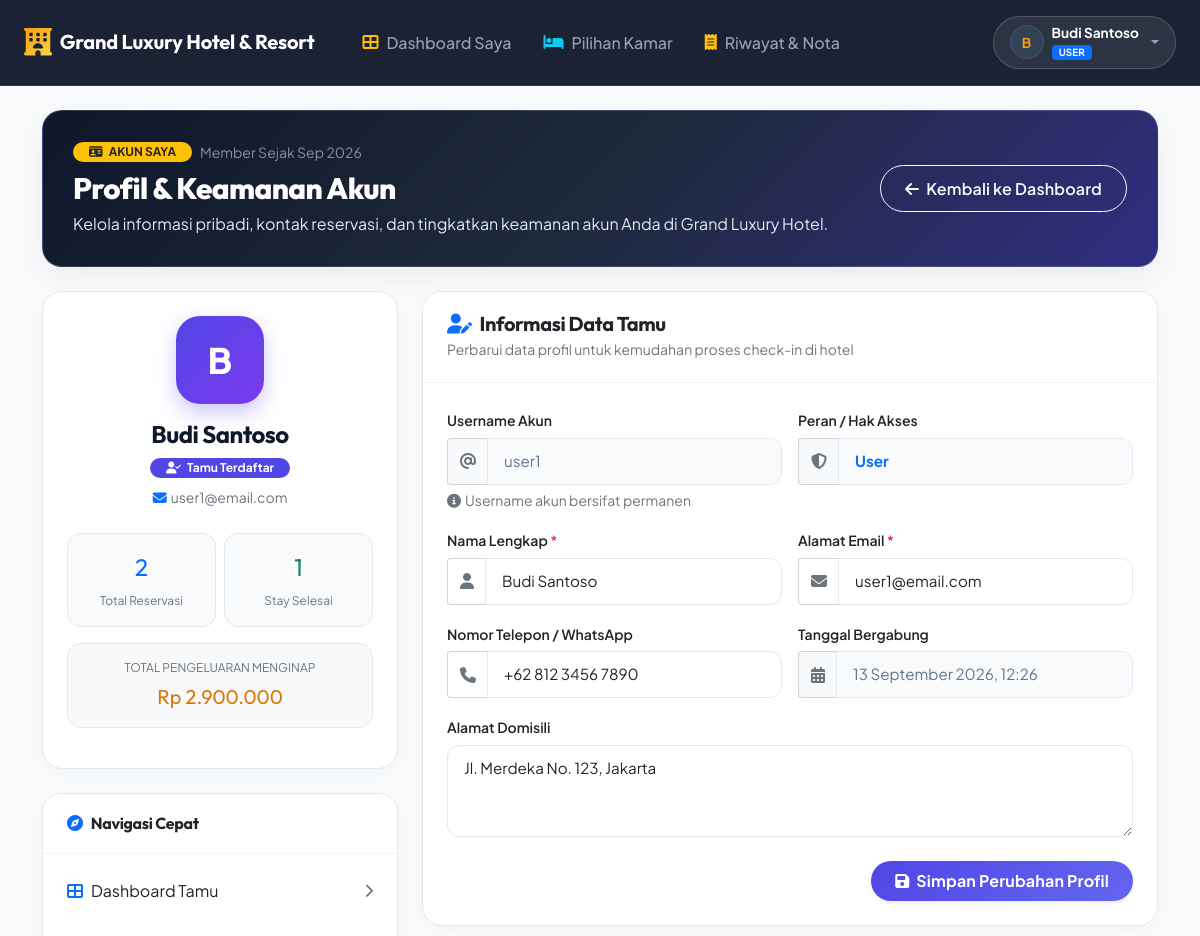
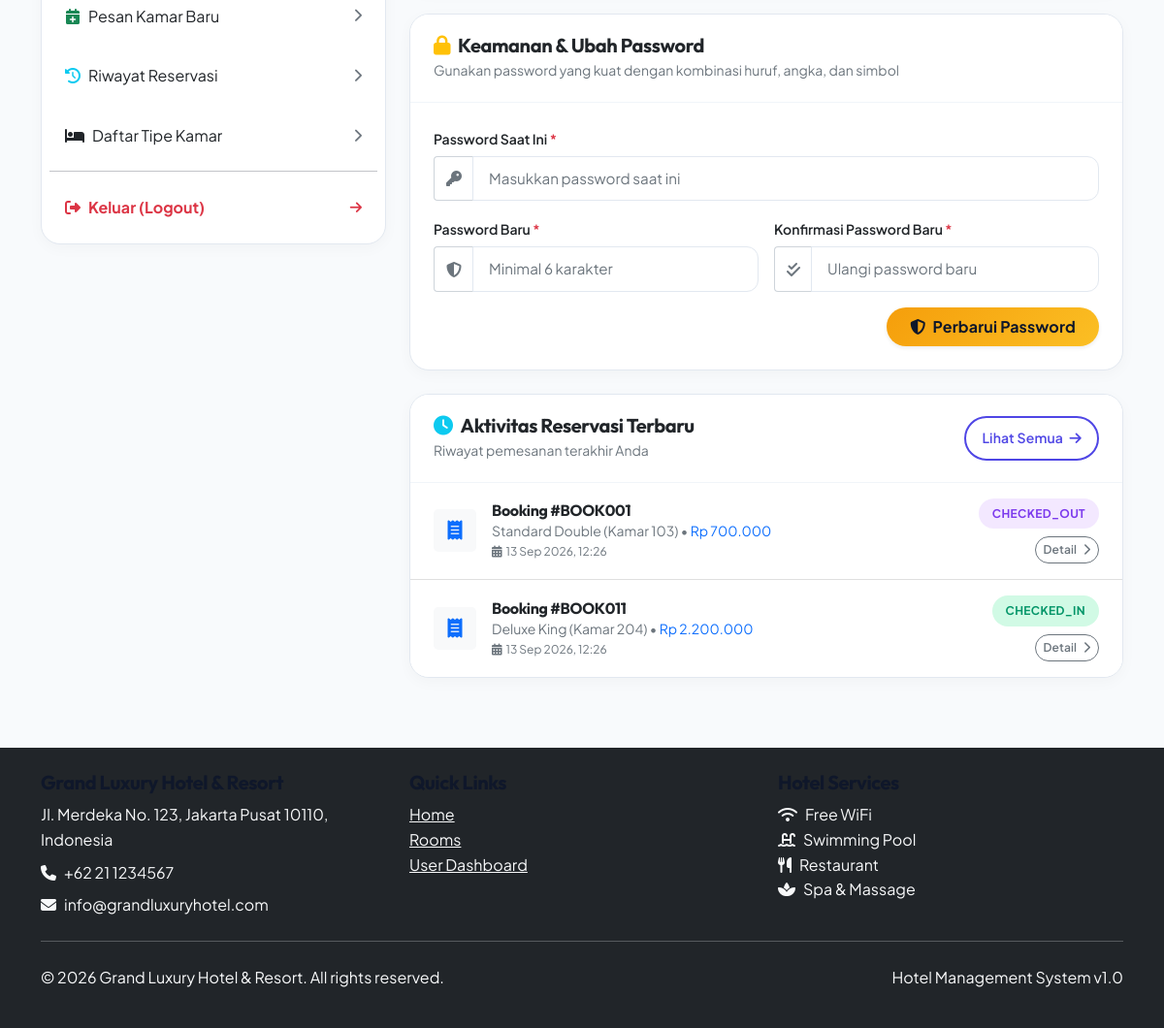
/user/profile.php (signed in), run on the app's committed database (2 pictures, top to bottom).
### tables this page shows
CREATE TABLE users (
    id INT PRIMARY KEY AUTO_INCREMENT,
    username VARCHAR(50) UNIQUE NOT NULL,
    password VARCHAR(255) NOT NULL,
    email VARCHAR(100) UNIQUE NOT NULL,
    full_name VARCHAR(100) NOT NULL,
    phone VARCHAR(20),
    address TEXT,
    role ENUM('admin','user','receptionist') DEFAULT 'user',
    is_active BOOLEAN DEFAULT TRUE,
    last_login TIMESTAMP NULL,
    created_at TIMESTAMP DEFAULT CURRENT_TIMESTAMP,
    updated_at TIMESTAMP DEFAULT CURRENT_TIMESTAMP ON UPDATE CURRENT_TIMESTAMP
);

CREATE TABLE bookings (
    id INT PRIMARY KEY AUTO_INCREMENT,
    booking_code VARCHAR(20) UNIQUE NOT NULL,
    customer_id INT,
    user_id INT,
    check_in DATE NOT NULL,
    check_out DATE NOT NULL,
    total_nights INT,
    total_guests INT DEFAULT 1,
    total_amount DECIMAL(10,2) NOT NULL,
    discount_amount DECIMAL(10,2) DEFAULT 0,
    final_amount DECIMAL(10,2) NOT NULL,
    status ENUM('pending','confirmed','checked_in','checked_out','cancelled','no_show') DEFAULT 'pending',
    special_requests TEXT,
    adults INT DEFAULT 1,
    children INT DEFAULT 0,
    created_at TIMESTAMP DEFAULT CURRENT_TIMESTAMP,
    updated_at TIMESTAMP DEFAULT CURRENT_TIMESTAMP ON UPDATE CURRENT_TIMESTAMP,
    FOREIGN KEY (customer_id) REFERENCES customers(id) ON DELETE CASCADE,
    FOREIGN KEY (user_id) REFERENCES users(id) ON DELETE CASCADE
);

CREATE TABLE room_types (
    id INT PRIMARY KEY AUTO_INCREMENT,
    type_name VARCHAR(50) NOT NULL,
    description TEXT,
    base_price DECIMAL(10,2) NOT NULL,
    capacity INT NOT NULL,
    size VARCHAR(20),
    bed_type VARCHAR(50),
    is_available BOOLEAN DEFAULT TRUE,
    created_at TIMESTAMP DEFAULT CURRENT_TIMESTAMP
);

CREATE TABLE rooms (
    id INT PRIMARY KEY AUTO_INCREMENT,
    room_number VARCHAR(10) UNIQUE NOT NULL,
    room_type_id INT,
    floor INT,
    view_type ENUM('city','garden','pool','sea') DEFAULT 'city',
    status ENUM('available','occupied','maintenance','cleaning') DEFAULT 'available',
    features TEXT,
    created_at TIMESTAMP DEFAULT CURRENT_TIMESTAMP,
    FOREIGN KEY (room_type_id) REFERENCES room_types(id) ON DELETE CASCADE
);

### user/profile.php (the view, shortened to what the rows shown need)
<?php
require_once '../config/init.php';
include '../includes/header.php';
$user_id = $_SESSION['user_id'];
$user = $database->getSingle("SELECT * FROM users WHERE id = ?", [$user_id]);
?>
<div class="container py-4">
    <div class="profile-hero">
        <div class="d-flex flex-wrap justify-content-between align-items-center gap-3">
            <div>
                <div class="d-flex align-items-center gap-2 mb-2">
                    <span class="badge bg-warning text-dark fw-bold px-3 py-1 rounded-pill">
                        <i class="fas fa-id-card me-1"></i> AKUN SAYA
                    </span>
                    <span class="text-white-50 small">Member Sejak <?php echo date('M Y', strtotime($user['created_at'])); ?></span>
                </div>
                <h2 class="fw-extrabold mb-1" style="font-family: 'Outfit', sans-serif; font-size: 1.85rem;">
                    Profil & Keamanan Akun
                </h2>
            </div>
        </div>
    </div>
    <div class="row g-4">
        <div class="col-lg-4">
            <div class="profile-card mb-4">
                <div class="p-4 text-center">
                    <div class="avatar-circle-lg">
                        <?php echo strtoupper(substr($user['full_name'], 0, 1)); ?>
                    </div>
                    <h4 class="fw-bold mb-1" style="font-family: 'Outfit', sans-serif; color: #0f172a;">
                        <?php echo htmlspecialchars($user['full_name']); ?>
                    </h4>
                    <span class="badge bg-indigo text-white px-3 py-1 rounded-pill mb-2 fw-semibold" style="background: #4f46e5;">
                        <i class="fas fa-user-check me-1"></i> Tamu Terdaftar
                    </span>
                    <p class="text-muted small mb-0"><i class="fas fa-envelope me-1 text-primary"></i><?php echo htmlspecialchars($user['email']); ?></p>
                </div>
            </div>
        </div>
        <div class="col-lg-8">
            <div class="profile-card mb-4">
                <div class="p-4">
                    <form method="POST">
                        <div class="row g-3 mb-3">
                            <div class="col-md-6">
                                <div class="input-group">
                                    <span class="input-group-text bg-light border-end-0 rounded-start-3"><i class="fas fa-at text-muted"></i></span>
                                    <input type="text" class="form-control form-control-luxury rounded-end-3" value="<?php echo htmlspecialchars($user['username']); ?>" readonly>
                                </div>
                            </div>
                            <div class="col-md-6">
                                <div class="input-group">
                                    <span class="input-group-text bg-light border-end-0 rounded-start-3"><i class="fas fa-shield-alt text-muted"></i></span>
                                    <input type="text" class="form-control form-control-luxury rounded-end-3 text-capitalize fw-bold text-primary" value="<?php echo htmlspecialchars($user['role']); ?>" readonly>
                                </div>
                            </div>
                        </div>
                        <div class="row g-3 mb-3">
                            <div class="col-md-6">
                                <div class="input-group">
                                    <span class="input-group-text bg-white border-end-0 rounded-start-3"><i class="fas fa-user text-muted"></i></span>
                                    <input type="text" class="form-control form-control-luxury rounded-end-3" name="full_name"
                                           value="<?php echo htmlspecialchars($user['full_name']); ?>" required placeholder="Nama lengkap sesuai KTP/Paspor">
                                </div>
                            </div>
                            <div class="col-md-6">
                                <div class="input-group">
                                    <span class="input-group-text bg-white border-end-0 rounded-start-3"><i class="fas fa-envelope text-muted"></i></span>
                                    <input type="email" class="form-control form-control-luxury rounded-end-3" name="email"
                                           value="<?php echo htmlspecialchars($user['email']); ?>" required placeholder="nama@email.com">
                                </div>
                            </div>
                        </div>
                        <div class="row g-3 mb-3">
                            <div class="col-md-6">
                                <div class="input-group">
                                    <span class="input-group-text bg-white border-end-0 rounded-start-3"><i class="fas fa-phone text-muted"></i></span>
                                    <input type="text" class="form-control form-control-luxury rounded-end-3" name="phone"
                                           value="<?php echo htmlspecialchars($user['phone'] ?? ''); ?>" placeholder="Contoh: 08123456789">
                                </div>
                            </div>
                            <div class="col-md-6">
                                <div class="input-group">
                                    <span class="input-group-text bg-light border-end-0 rounded-start-3"><i class="fas fa-calendar-alt text-muted"></i></span>
                                    <input type="text" class="form-control form-control-luxury rounded-end-3"
                                           value="<?php echo date('d F Y, H:i', strtotime($user['created_at'])); ?>" readonly>
                                </div>
                            </div>
                        </div>
                        <div class="mb-4">
                            <label class="form-label fw-semibold text-dark small">Alamat Domisili</label>
                            <textarea class="form-control form-control-luxury" name="address" rows="3" placeholder="Alamat lengkap kota domisili..."><?php echo htmlspecialchars($user['address'] ?? ''); ?></textarea>
                        </div>
                    </form>
                </div>
            </div>
            <div class="profile-card">
                <div class="p-0">
                    <?php
                    $recent_bookings = $database->getAll("
                        SELECT b.id, b.booking_code, b.status, b.created_at, b.final_amount, r.room_number, rt.type_name
                        FROM bookings b
                        JOIN booking_details bd ON b.id = bd.booking_id
                        JOIN rooms r ON bd.room_id = r.id
                        JOIN room_types rt ON r.room_type_id = rt.id
                        WHERE b.user_id = ?
                        ORDER BY b.created_at DESC
                        LIMIT 4
                    ", [$user_id]);
                    ?>
                    <?php if (!empty($recent_bookings)): ?>
                    <div class="list-group list-group-flush">
                        <?php foreach ($recent_bookings as $booking): ?>
                        <div class="list-group-item p-3 px-4 d-flex justify-content-between align-items-center">
                            <div class="d-flex align-items-center gap-3">
                                <div class="rounded-3 p-2 bg-light text-primary d-flex align-items-center justify-content-center" style="width: 44px; height: 44px;">
                                    <i class="fas fa-receipt fs-5"></i>
                                </div>
                                <div>
                                    <h6 class="mb-0 fw-bold text-dark">
                                        Booking #<?php echo htmlspecialchars($booking['booking_code']); ?>
                                    </h6>
                                    <div class="text-muted small">
                                        <?php echo htmlspecialchars($booking['type_name']); ?> (Kamar <?php echo htmlspecialchars($booking['room_number']); ?>) &bull;
                                        <span class="text-primary fw-semibold"><?php echo formatCurrency($booking['final_amount']); ?></span>
                                    </div>
                                    <div class="text-muted small" style="font-size: 0.75rem;">
                                        <i class="fas fa-calendar-alt me-1"></i><?php echo date('d M Y, H:i', strtotime($booking['created_at'])); ?>
                                    </div>
                                </div>
                            </div>
                            <div class="text-end">
                                <span class="badge-status-pill badge-<?php echo $booking['status']; ?> mb-2 d-inline-block">
                                    <?php echo strtoupper($booking['status']); ?>
                                </span>
                                <div>
                                    <a href="booking_detail.php?id=<?php echo $booking['id']; ?>" class="btn btn-xs btn-outline-secondary rounded-pill px-2 py-1 text-decoration-none small" style="font-size: 0.75rem;">
                                        Detail <i class="fas fa-chevron-right ms-1"></i>
                                    </a>
                                </div>
                            </div>
                        </div>
                        <?php endforeach; ?>
                    </div>
                    <?php endif; ?>
                </div>
            </div>
        </div>
    </div>
</div>
<?php include '../includes/footer.php'; ?>

### data on the page
users: created_at "Sep 2026", full_name "B", full_name "Budi Santoso", email "user1@email.com", username "user1", role "user", phone "+62 812 3456 7890", created_at "13 September 2026, 12:26", address "Jl. Merdeka No. 123, Jakarta"
bookings: booking_code "BOOK001", room_types.type_name "Standard Double", rooms.room_number "103", final_amount "Rp 700.000", created_at "13 Sep 2026, 12:26", status "CHECKED_OUT"
bookings: booking_code "BOOK011", room_types.type_name "Deluxe King", rooms.room_number "204", final_amount "Rp 2.200.000", created_at "13 Sep 2026, 12:26", status "CHECKED_IN"

### other printed values
HOTEL_NAME "Grand Luxury Hotel & Resort"
substr($user_display, 0, 1) "B"
$user_display "Budi Santoso"
$_SESSION['role'] "USER"
$user_stats['total_bookings'] "2"
$user_stats['completed_stays'] "1"
formatCurrency($user_stats['total_spent'] ?? 0) "Rp 2.900.000"
HOTEL_ADDRESS "Jl. Merdeka No. 123, Jakarta Pusat 10110, Indonesia"
HOTEL_PHONE "+62 21 1234567"
HOTEL_EMAIL "info@grandluxuryhotel.com"
APP_VERSION "1.0"
